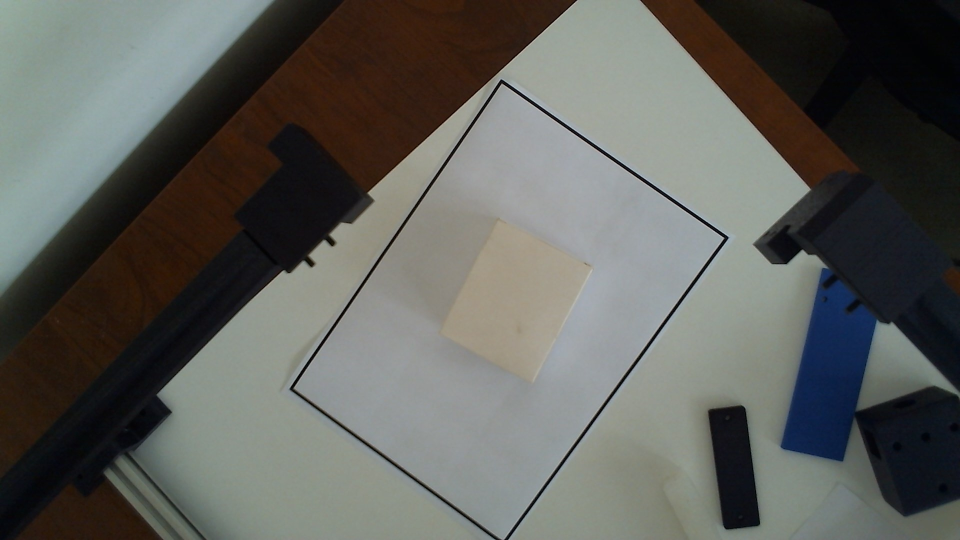
#> input picture pythonProject6/Piksel/beyazLevha.jpg, 1920 x 1080 px, given in place of the camera (shown at 1/2 size)
$ python Real_Time_cm_ortalama.py
#> lines starting #> are read from the running program, lines starting #| are printed output that depends on the picture; after the words box and inside, x2 and y2 are one past the last pixel; in counts of white or black regions, pixels touching at a corner belong together
### pythonProject6/Piksel/Hesaplama_Real_time.py
import cv2
import numpy as np

def getContours(img,cThr=[100,100],showCanny=False,minArea=1000,filter=0,draw =False):
    imgGray = cv2.cvtColor(img,cv2.COLOR_BGR2GRAY)
    imgBlur = cv2.GaussianBlur(imgGray,(5,5),1)
    imgCanny = cv2.Canny(imgBlur,cThr[0],cThr[1])
    kernel = np.ones((5,5))
    imgDial = cv2.dilate(imgCanny,kernel,iterations=3)
    imgThre = cv2.erode(imgDial,kernel,iterations=2)
    if showCanny:cv2.imshow('Canny',imgThre)
    contours,hiearchy = cv2.findContours(imgThre,cv2.RETR_EXTERNAL,cv2.CHAIN_APPROX_SIMPLE)
    finalCountours = []
    for i in contours:
        area = cv2.contourArea(i)
        if area > minArea:
            peri = cv2.arcLength(i,True)
            approx = cv2.approxPolyDP(i,0.02*peri,True)
            bbox = cv2.boundingRect(approx)
            if filter > 0:
                if len(approx) == filter:
                    finalCountours.append([len(approx),area,approx,bbox,i])
            else:
                finalCountours.append([len(approx),area,approx,bbox,i])
    finalCountours = sorted(finalCountours,key = lambda x:x[1] ,reverse= True)
    if draw:
        for con in finalCountours:
            cv2.drawContours(img,con[4],-1,(0,0,255),3)
    return img, finalCountours

def reorder(myPoints):
    #print(myPoints.shape)
    myPointsNew = np.zeros_like(myPoints)
    myPoints = myPoints.reshape((4,2))
    add = myPoints.sum(1)
    myPointsNew[0] = myPoints[np.argmin(add)]
    myPointsNew[3] = myPoints[np.argmax(add)]
    diff = np.diff(myPoints,axis=1)
    myPointsNew[1]= myPoints[np.argmin(diff)]
    myPointsNew[2] = myPoints[np.argmax(diff)]
    return myPointsNew

def warpImg (img,points,w,h,pad=0):               # pad değeri artarsa kırpılma oranı artar
     #print(points)
     points =reorder(points)
     pts1 = np.float32(points)
     pts2 = np.float32([[0,0],[w,0],[0,h],[w,h]])
     matrix = cv2.getPerspectiveTransform(pts1,pts2)
     imgWarp = cv2.warpPerspective(img,matrix,(w,h))
     imgWarp = imgWarp[pad:imgWarp.shape[0]-pad,pad:imgWarp.shape[1]-pad]
     return imgWarp

def findDis(pts1,pts2):
    return ((pts2[0]-pts1[0])**2 + (pts2[1]-pts1[1])**2)**0.5       # ((x2-x1)^2+(y2-y1)^2)^1/2=kenar ve y eksenlerinden yararlanarak kenar ölçüsünü bulur

### pythonProject6/Piksel/Real_Time_cm_ortalama.py
import cv2
import Hesaplama_Real_time
##
###################################
webcam = True
path = 'A4.jpg'
cap = cv2.VideoCapture(1)
# cap.set(10,100)
# cap.set(3,480)
# cap.set(4,640)
scale = 28 / 10  # dönüştürme katsayısı
wP = int(150 * scale)
hP = int(210 * scale)
###################################

# Son 10 değeri saklamak için listeler
nW_list = []
nH_list = []

while True:
    if webcam:
        success, img = cap.read()
#> img is the input picture: shape (1080, 1920, 3); mean B, G, R 91.1, 95.6, 94.5
        if not success:
            print("Kameradan görüntü alınamadı.")
            continue  # döngünün bu adımını atlar
    else:
        img = cv2.imread(path)
        print(img.shape)

    imgContours, conts = Hesaplama_Real_time.getContours(img, minArea=12000, filter=4)
#> in getContours, `imgGray = cv2.cvtColor(img,cv2.COLOR_BGR2GRAY)`:
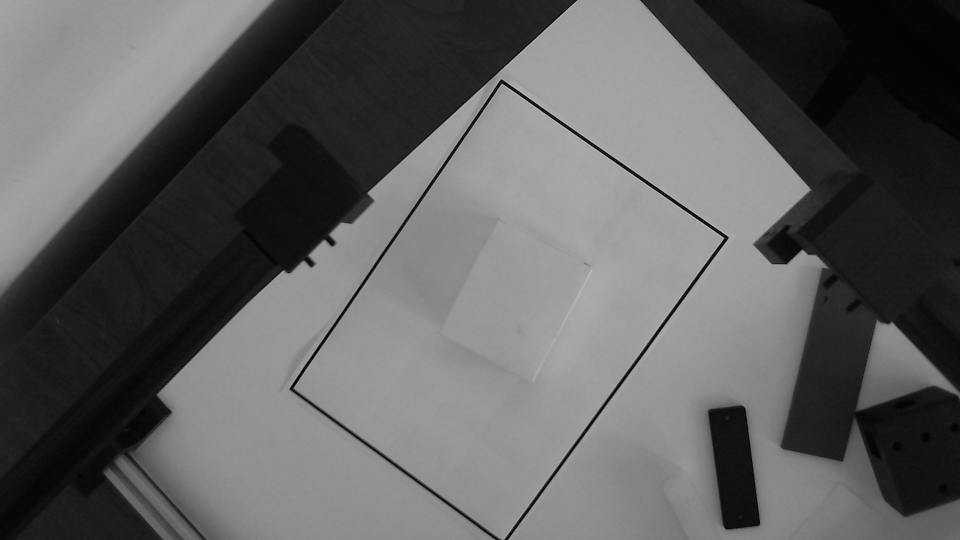
#> imgGray: shape (1080, 1920) (shown at 1/2 size); min 0, max 203, mean 94.7
#> in getContours, `imgCanny = cv2.Canny(imgBlur,cThr[0],cThr[1])`:
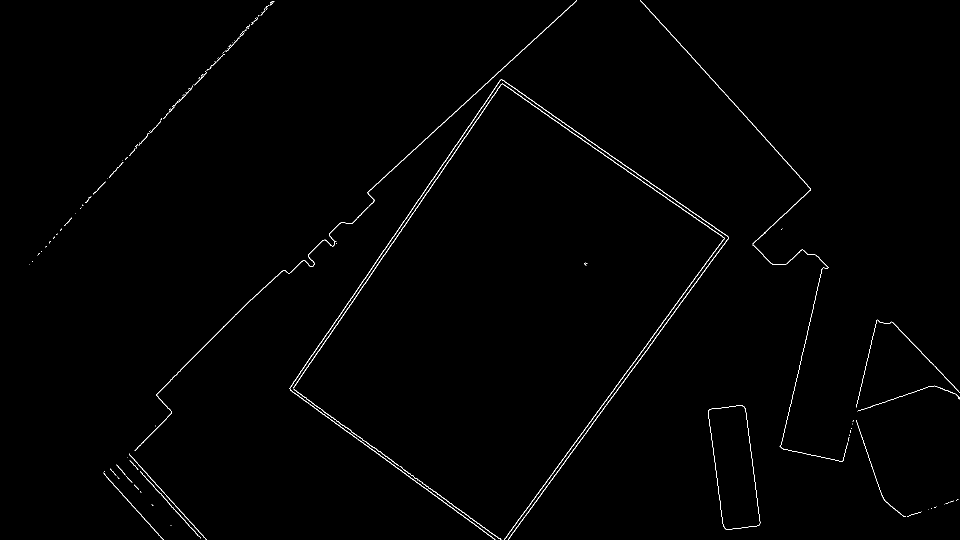
#> imgCanny: shape (1080, 1920) (shown at 1/2 size); 0.69% white in thin lines or dots
#> in getContours, `imgDial = cv2.dilate(imgCanny,kernel,iterations=3)`: imgDial: shape (1080, 1920); 7.8% white; 11 white regions, largest, box (x1, y1, x2, y2) and area: (248, 0, 1464, 1080) 92347, (1274, 0, 1849, 1040) 29140, (52, 0, 555, 536) 13051
#> in getContours, `imgThre = cv2.erode(imgDial,kernel,iterations=2)`:
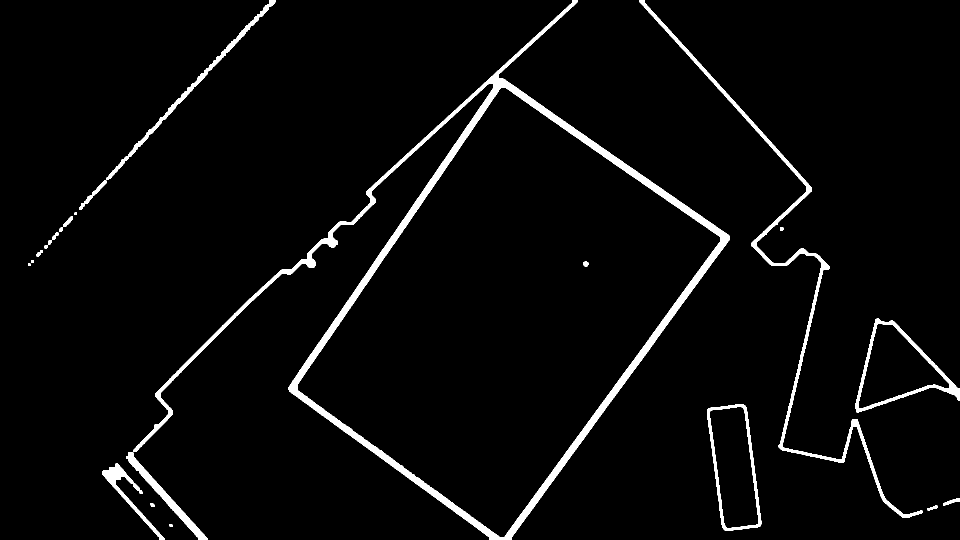
#> imgThre: shape (1080, 1920) (shown at 1/2 size); 3.5% white; 23 white regions
#> in getContours, `contours,hiearchy = cv2.findContours(imgThre,cv2.RETR_EXTERNAL,cv2.CHA..`: contours = 22 contours, 2 with area under 20; largest, box (x1, y1, x2, y2) and area: (267, 0, 1460, 1080) 428092, (1710, 637, 1920, 825) 19646, (1414, 808, 1523, 1061) 19482, (1278, 0, 1845, 1036) 9772, (213, 0, 551, 360) 3374; hiearchy = 22 rows, first 6: [1, -1, -1, -1], [2, 0, -1, -1], [3, 1, -1, -1], [4, 2, -1, -1], [5, 3, -1, -1], [6, 4, -1, -1]
#> the loop in getContours, `for i in contours:` made 22 passes
#> (area, peri, approx, bbox) on pass 7: (19482.5, 666.7, [[1484, 808], [1414, 819], [1449, 1060], [1522, 1048]], (1414, 808, 109, 253))
#> (area, peri, bbox) on passes 8, 21: (19646.5, 702.1, (1713, 638, 207, 187)), (428091.5, 5530.4, (267, 0, 1193, 1080))
#> after the loop in getContours, `for i in contours:`: finalCountours = 1 item
#> conts = 1 item
    if len(conts) != 0:
        biggest = conts[0][2]
#> biggest = [[1484, 808], [1414, 819], [1449, 1060], [1522, 1048]]
        # print(biggest)
        imgWarp = Hesaplama_Real_time.warpImg(img, biggest, wP, hP)
#> in reorder, `myPoints = myPoints.reshape((4,2))`: myPoints has the same summary as biggest outside reorder
#> in reorder, `add = myPoints.sum(1)`: add = [2292, 2233, 2509, 2570]
#> in reorder, `diff = np.diff(myPoints,axis=1)`: diff = [-676, -595, -389, -474]
#> in warpImg, `points =reorder(points)`: points = [[1414, 819], [1484, 808], [1449, 1060], [1522, 1048]]
#> in warpImg, `pts1 = np.float32(points)`: pts1 has the same summary as points
#> in warpImg, `matrix = cv2.getPerspectiveTransform(pts1,pts2)`: matrix = [[6.88, -0.999, -8906.7], [0.46, 2.93, -3046.3], [-7.33e-07, 0.000215, 1]]
#> in warpImg, `imgWarp = cv2.warpPerspective(img,matrix,(w,h))`:
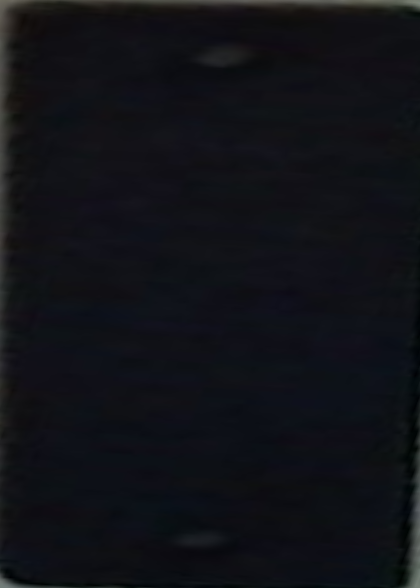
#> imgWarp: shape (588, 420, 3); mean B, G, R 23.2, 18.1, 16.8
        imgContours2, conts2 = Hesaplama_Real_time.getContours(imgWarp,
                                                               minArea=2000, filter=4,
                                                               cThr=[50, 50], draw=False)
#> call 2 of getContours, with showCanny = False, minArea = 2000, filter = 4, draw = False
#> in getContours (call 2), `imgCanny = cv2.Canny(imgBlur,cThr[0],cThr[1])`:
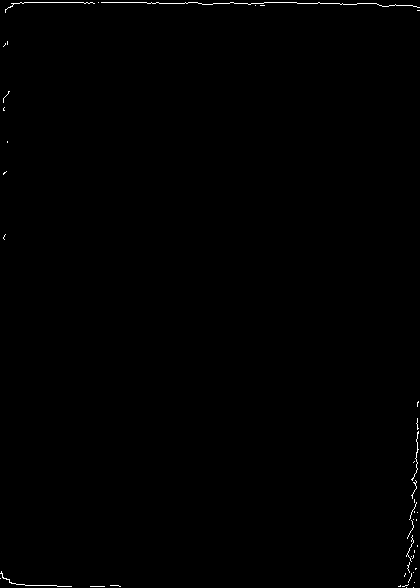
#> imgCanny: shape (588, 420); 0.33% white in thin lines or dots
#> in getContours (call 2), `imgDial = cv2.dilate(imgCanny,kernel,iterations=3)`:
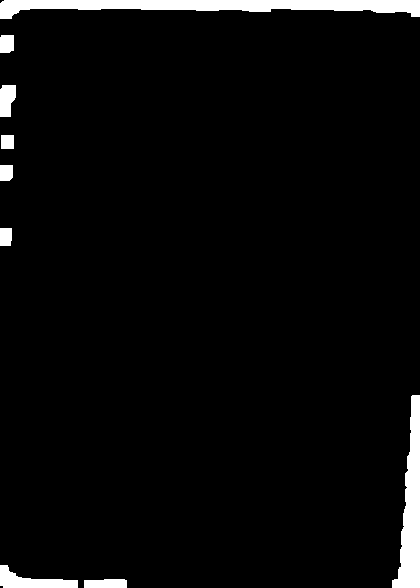
#> imgDial: shape (588, 420); 4% white; 9 white regions, largest, box (x1, y1, x2, y2) and area: (0, 0, 420, 19) 4490, (392, 395, 420, 588) 2920, (0, 565, 78, 588) 875
#> in getContours (call 2), `imgThre = cv2.erode(imgDial,kernel,iterations=2)`:
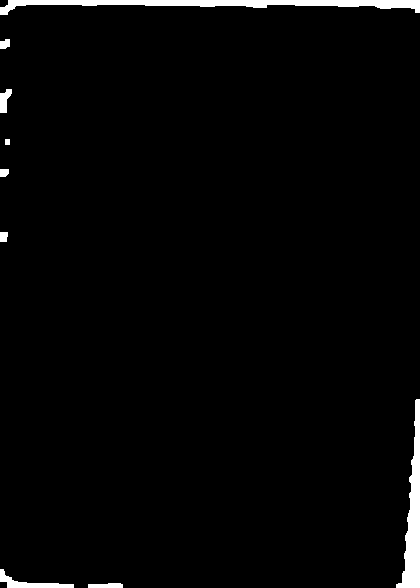
#> imgThre: shape (588, 420); 2.3% white; 9 white regions
#> in getContours (call 2), `contours,hiearchy = cv2.findContours(imgThre,cv2.RETR_EXTERNAL,cv2.CHA..`: contours = 9 contours; largest, box (x1, y1, x2, y2) and area: (0, 0, 420, 15) 2202, (396, 399, 420, 588) 1784, (0, 569, 74, 588) 364, (0, 89, 12, 113) 152, (88, 583, 123, 588) 115; hiearchy = [[1, -1, -1, -1], [2, 0, -1, -1], [3, 1, -1, -1], [4, 2, -1, -1], [5, 3, -1, -1], [6, 4, -1, -1], [7, 5, -1, -1], [8, 6, -1, -1], [-1, 7, -1, -1]]
#> the loop in getContours (call 2), `for i in contours:` made 9 passes
#> (area, peri, approx, bbox) on pass 9: (2202.5, 880.2, [[0, 7], [419, 0]], (0, 0, 420, 8))
#> area on passes 1, 2, 3, 4, 5, 7: 115, 364, 1783.5, 58.5, 51.5, 152.5
#> after the loop in getContours (call 2), `for i in contours:`: finalCountours = []
#> conts2 = []

        if len(conts) != 0:
            for obj in conts2:
                cv2.polylines(imgContours2, [obj[2]], True, (0, 255, 0), 2)
                nPoints = Hesaplama_Real_time.reorder(obj[2])
                nW = round((Hesaplama_Real_time.findDis(nPoints[0][0], nPoints[1][0]) / scale) / 10, 1)
                nH = round((Hesaplama_Real_time.findDis(nPoints[0][0], nPoints[2][0]) / scale) / 10, 1)

                # Listeye yeni değerler ekleniyor
                nW_list.append(nW)
                nH_list.append(nH)

                # Liste 10 değeri aştığında, en eski değeri çıkar
                if len(nW_list) > 10:
                    nW_list.pop(0)
                if len(nH_list) > 10:
                    nH_list.pop(0)

                # Son 10 değerin ortalamasını hesapla
                avg_nW = round(sum(nW_list) / len(nW_list), 1) if len(nW_list) > 0 else 0
                avg_nH = round(sum(nH_list) / len(nH_list), 1) if len(nH_list) > 0 else 0

                print(f"Ortalama nW: {avg_nW} cm")
                print(f"Ortalama nH: {avg_nH} cm")

                cv2.arrowedLine(imgContours2, (nPoints[0][0][0], nPoints[0][0][1]),
                                (nPoints[1][0][0], nPoints[1][0][1]),
                                (255, 0, 255), 3, 8, 0, 0.05)
                cv2.arrowedLine(imgContours2, (nPoints[0][0][0], nPoints[0][0][1]),
                                (nPoints[2][0][0], nPoints[2][0][1]),
                                (255, 0, 255), 3, 8, 0, 0.05)
                x, y, w, h = obj[3]
                cv2.putText(imgContours2, '{}cm'.format(avg_nW), (x + 30, y - 10), cv2.FONT_HERSHEY_COMPLEX_SMALL, 1.5,
                            (255, 0, 255), 2)
                cv2.putText(imgContours2, '{}cm'.format(avg_nH), (x - 70, y + h // 2), cv2.FONT_HERSHEY_COMPLEX_SMALL,
                            1.5,
                            (255, 0, 255), 2)
#> this loop made 0 passes
#> after the loop, nH_list = []; nW_list = []
        cv2.imshow('measurement', imgContours2)

    img = cv2.resize(img, (0, 0), None, 1, 1)
    cv2.imshow('Original', img)
    cv2.waitKey(1)
